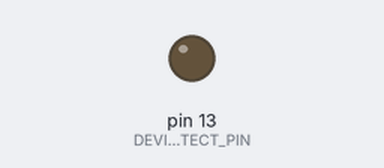
Bench run of a sketch on a simulated Arduino Uno, built with avr-gcc and run on an emulated ATmega328P. On the bench: output pins drawn as LEDs (lit = HIGH). What the sketch prints to the serial monitor is not drawn.

Above: at 0.1 s.
At 3.7 s:
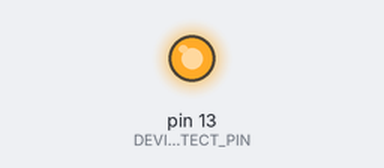
Timing chart, 0 to 5.2 s (numbered marks = the images above):
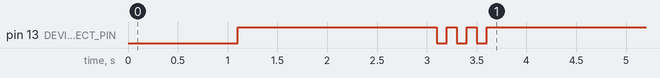

The sketch:

roomba.ino
```cpp
#define DEVICE_DETECT_PIN 13 // pin to turn rooomba on
#define NUM_PINS 10
#define NUM_SENSOR_PINS 8
#define NUM_MOVEMENT_PINS 2

const int LIGHT_SENSOR_PINS[NUM_SENSOR_PINS] = { 2, 3, 12, 5, 6, 7, 8, 9 };
const int MOVEMENT_PINS[NUM_MOVEMENT_PINS] = { 10, 11 };

void driveLeftWheel(int16_t velocity);
void driveRightWheel(int16_t velocity);
void driveBothWheels(int16_t velocityLeft, int16_t velocityRight);
void powerOff();
void r2d2Sound();


void roomba_setup(){
  // Set up the device detect pin as output
  pinMode(DEVICE_DETECT_PIN, OUTPUT);

  // Initialize Serial1 (or appropriate serial port for your hardware) at 57600 baud
  Serial.begin(57600);

  // Toggle the device detect pin
  digitalWrite(DEVICE_DETECT_PIN, LOW);
  delay(100); // 0.1 second delay
  digitalWrite(DEVICE_DETECT_PIN, HIGH);

  // Wait for 2 seconds
  delay(2000);

  // Perform the toggling 3 times
  for (int i = 0; i < 3; i++) {
    digitalWrite(DEVICE_DETECT_PIN, LOW);
    delay(100); // 0.1 second delay
    digitalWrite(DEVICE_DETECT_PIN, HIGH);
    delay(100); // 0.1 second delay
  }

  // Reinitialize Serial1 at 19200 baud
  Serial.begin(19200);

  // Initialize Roomba Communication
  Serial.write(128);
  delay(1000);
  Serial.write(130);
  delay(200);
  Serial.write(132);
  delay(200);
}

void setup() {
  delay(1000); // 10 second delay

  roomba_setup();
  // driveBothWheels(60,60);
  // delay(500); // 5 second delay
  BB8Sound1();
  BB8Sound2();
  // delay(5000); // 5 second delay
  // powerOff();


}

void driveLeftWheel(int16_t velocity) {
  // Drive left wheel by setting the right wheel's velocity to 0
  Serial.write(145); // Drive Direct command opcode
  Serial.write((velocity >> 8) & 0xFF); // High byte for left wheel velocity
  Serial.write(velocity & 0xFF);        // Low byte for left wheel velocity
  Serial.write(0x00);                  // High byte for right wheel velocity (0 mm/s)
  Serial.write(0x00);                  // Low byte for right wheel velocity (0 mm/s)
}

void driveRightWheel(int16_t velocity) {
  // Drive right wheel by setting the left wheel's velocity to 0
  Serial.write(145); // Drive Direct command opcode
  Serial.write(0x00);                  // High byte for left wheel velocity (0 mm/s)
  Serial.write(0x00);                  // Low byte for left wheel velocity (0 mm/s)
  Serial.write((velocity >> 8) & 0xFF); // High byte for right wheel velocity
  Serial.write(velocity & 0xFF);        // Low byte for right wheel velocity
}

void driveBothWheels(int16_t velocityLeft, int16_t velocityRight) {
  // Drive both wheels with specified velocities
  Serial.write(145); // Drive Direct command opcode
  Serial.write((velocityLeft >> 8) & 0xFF);  // High byte for left wheel velocity
  Serial.write(velocityLeft & 0xFF);         // Low byte for left wheel velocity
  Serial.write((velocityRight >> 8) & 0xFF); // High byte for right wheel velocity
  Serial.write(velocityRight & 0xFF);        // Low byte for right wheel velocity
}

void powerOff() {
  Serial.write(133); // Drive Direct command opcode
}

void rest(int time) {
  Serial.write(27); //not registered, thus a pause
  Serial.write(time);
}


void BB8Sound1() {
  Serial.write(140);  //opcode
  // #of data types is (2N+2), where N is the # of notes in the song.
  Serial.write(0);  //song number 0 (1)
  Serial.write(16); //max notes (2)
  Serial.write(75); //D#4 (3) - note (1)
  Serial.write(16); //0.25 (4) - duration
  rest(8); //0.125 (5,6) - note (2), and duration
  Serial.write(80); //G#5 (7) - note(3)
  Serial.write(4); //0.0625s (8) - duration
  Serial.write(58); //A#3 (9) - note(4) //this should be together with the G#5, however roomba cant play both sounds at the same time
  Serial.write(11); //0.167s (10) - duration
  rest(24); // 0.375s (11, 12) (5)
  Serial.write(77); //F4(13) (6)
  Serial.write(8); //0.125s(14)
  Serial.write(75); // D#4 (15) (7)
  Serial.write(11); //0.167s (16)
  rest(16); // 0.25s (17, 18) (8)
  Serial.write(63); // D#3 (19) (9)
  Serial.write(4); //0.0625s (20)
  //segment 2 // much more rapid

  Serial.write(75); //D#4 (21) (10)
  Serial.write(4); //0.0625s (22)
  Serial.write(63); //D#3 and D#4 at the same time :(( (22) (11)
  Serial.write(11); //0.167s (23)
  Serial.write(39); //D#1 and D#4 (24) (12)
  Serial.write(31); //0.333s and 0.0625s (25)
  Serial.write(57); //D#1 and A3 (26) (13)
  Serial.write(8); //0.125s (27)
  Serial.write(65); //D#1 and F3 and A3 (28) (14)
  Serial.write(4); //0.333s and 0.125s and 0.0625s (29)
  Serial.write(63); //D#1 and D#3 and A3 (30) (15)
  Serial.write(4); // 0.0125s and 0.167s and 0.167s (31)
  Serial.write(39); //D#1 and D#3, and A3 (32) (16)
  Serial.write(4); //0.0625s (33)
}

void BB8Sound2() {
  Serial.write(140);  //opcode
  // #of data types is (2N+2), where N is the # of notes in the song.
  Serial.write(1);  //song number 1
  Serial.write(8); //max notes

  Serial.write(65); //D#1 and A3 and A3 (34) (17)
  Serial.write(8); //0.125s and 0.0625s and 0.125s (35)

  Serial.write(39); //D#1 and A3 (36) (18)
  Serial.write(31); //0.333s and 0.167s (37)
  rest(31); //0.333s (38, 39) (19)
}

void playbb8() {
  Serial.write(141);
  Serial.write(0);
  Serial.write(141);
  Serial.write(1);
}

void loop() {
  playbb8();
  delay(2000);
}
```
